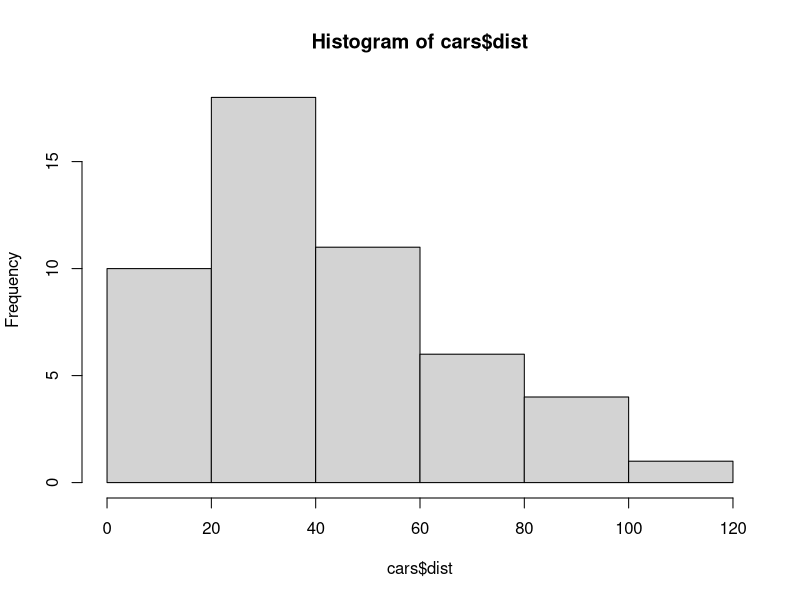

Recreate this plot in R.
print("HELLO MIAMI!")

x <- summary(cars)

print("may I take your hat sir")


print("HELLO DARIKA!!!!")

print("MY FAVORITE RD")

print("Sup Darika!")

hist(cars$dist)

